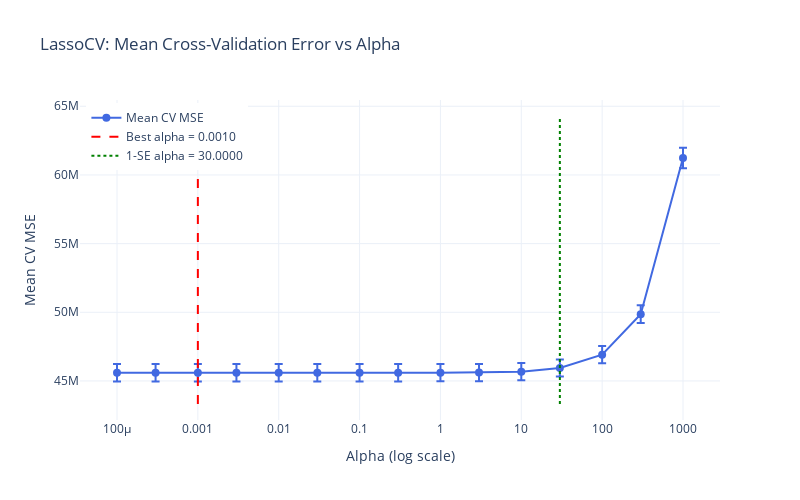

Source (notebook cell):
### Code cell
import plotly.graph_objects as go

# Extract model and aligned data
lasso_cv = lassocv_pipeline.named_steps['lasso_cv']
alphas_used = lasso_cv.alphas_  # Correct order (descending)
mean_mse = lasso_cv.mse_path_.mean(axis=1)
std_mse = lasso_cv.mse_path_.std(axis=1)
best_alpha = lasso_cv.alpha_

# Step 2: Find minimum mean MSE and threshold
min_index = np.argmin(mean_mse)
mse_min = mean_mse[min_index]
mse_threshold = mse_min + std_mse[min_index]

# Find largest alpha within 1-SE threshold (first from the top that satisfies condition)
alpha_1se = alphas_used[mean_mse <= mse_threshold][0]

print(f"Best alpha (min MSE): {best_alpha}")
print(f"MSE_min: {mse_min:.2f}")
print(f"1_SE: {mse_min:.2f}")
print(f"MSE_min + 1-SE threshold: {mse_threshold:.2f}")
print(f"Alpha from 1-SE rule: {alpha_1se}")

# Plot
fig = go.Figure()

# Mean MSE with error bars
fig.add_trace(go.Scatter(
    x=alphas_used,
    y=mean_mse,
    error_y=dict(
        type='data',
        array=std_mse,
        visible=True
    ),
    mode='lines+markers',
    name='Mean CV MSE',
    line=dict(color='royalblue'),
    marker=dict(size=8)
))

# Vertical line for best alpha
fig.add_trace(go.Scatter(
    x=[best_alpha, best_alpha],
    y=[min(mean_mse) * 0.95, max(mean_mse) * 1.05],
    mode='lines',
    name=f'Best alpha = {best_alpha:.4f}',
    line=dict(color='red', dash='dash')
))

# Layout
fig.update_layout(
    title='LassoCV: Mean Cross-Validation Error vs Alpha',
    xaxis=dict(title='Alpha (log scale)', type='log'),
    yaxis=dict(title='Mean CV MSE'),
    legend=dict(x=0.01, y=0.99),
    template='plotly_white',
    width=800,
    height=500
)

# Add vertical line for 1-SE rule alpha
fig.add_trace(go.Scatter(
    x=[alpha_1se, alpha_1se],
    y=[min(mean_mse) * 0.95, max(mean_mse) * 1.05],
    mode='lines',
    name=f'1-SE alpha = {alpha_1se:.4f}',
    line=dict(color='green', dash='dot')
))

fig.show()

### Figure 1 — Plotly figure (JSON) as saved in the notebook; plotly's stock layout.template omitted (floating-point values rounded to 4 significant figures)
{"data": [{"error_y": {"array": [750900.0, 640100.0, 620100.0, 615900.0, 619900.0, 629000.0, 631900.0, 633300.0, 633600.0, 633800.0, 633800.0, 633800.0, 633800.0, 633800.0, 633800.0], "type": "data", "visible": true}, "line": {"color": "royalblue"}, "marker": {"size": 8}, "mode": "lines+markers", "name": "Mean CV MSE", "type": "scatter", "x": [1000.0, 300.0, 100.0, 30.0, 10.0, 3.0, 1.0, 0.3, 0.1, 0.03, 0.01, 0.003, 0.001, 0.0003, 0.0001], "y": [61230000.0, 49860000.0, 46920000.0, 45950000.0, 45680000.0, 45610000.0, 45600000.0, 45600000.0, 45600000.0, 45600000.0, 45600000.0, 45600000.0, 45600000.0, 45600000.0, 45600000.0]}, {"line": {"color": "red", "dash": "dash"}, "mode": "lines", "name": "Best alpha = 0.0010", "type": "scatter", "x": [0.001, 0.001], "y": [43320000.0, 64290000.0]}, {"line": {"color": "green", "dash": "dot"}, "mode": "lines", "name": "1-SE alpha = 30.0000", "type": "scatter", "x": [30, 30], "y": [43320000.0, 64290000.0]}], "layout": {"height": 500, "legend": {"x": 0.01, "y": 0.99}, "title": {"text": "LassoCV: Mean Cross-Validation Error vs Alpha"}, "width": 800, "xaxis": {"title": {"text": "Alpha (log scale)"}, "type": "log"}, "yaxis": {"title": {"text": "Mean CV MSE"}}}}
